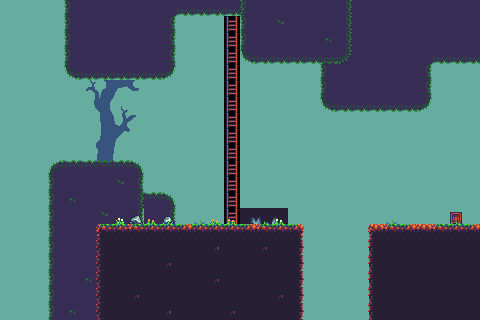

A level layout from a 2D game, rendered from its tile map. Below: a short description, then the map file with tile-grid data replaced by summaries:
An orthogonal 30x20 tile map with 16x16 px tiles, 6 tile layers (Background, Layer1, Layer2, Layer3, ...) and 1 object (SpawnPoint).

<map version="1.0" orientation="orthogonal" renderorder="right-down" width="30" height="20" tilewidth="16" tileheight="16" nextobjectid="4">
 <tileset firstgid="1" name="Test16x16Tileset" tilewidth="16" tileheight="16" tilecount="375" columns="25">
  <image source="Test16x16Tileset.png" width="400" height="240" />
 </tileset>
 <layer name="Background" width="30" height="20">
  <data>[600 cells, 600 non-empty, 2 distinct tile ids]</data>
 </layer>
 <layer name="Layer1" width="30" height="20">
  <data>[600 cells, 205 non-empty, 46 distinct tile ids]</data>
 </layer>
 <layer name="Layer2" width="30" height="20">
  <data>[600 cells, 80 non-empty, 11 distinct tile ids]</data>
 </layer>
 <layer name="Layer3" width="30" height="20">
  <data>[600 cells, 7 non-empty, 6 distinct tile ids]</data>
 </layer>
 <layer name="CollidableLayer1" width="30" height="20">
  <data>[600 cells, 120 non-empty, 12 distinct tile ids]</data>
 </layer>
 <layer name="Layer4" width="30" height="20">
  <data>[600 cells, 10 non-empty, 4 distinct tile ids]</data>
 </layer>
 <objectgroup name="ObjLayer1">
  <object id="2" name="SpawnPoint" x="181.5" y="182.5" width="14.5" height="26" />
 </objectgroup>
</map>